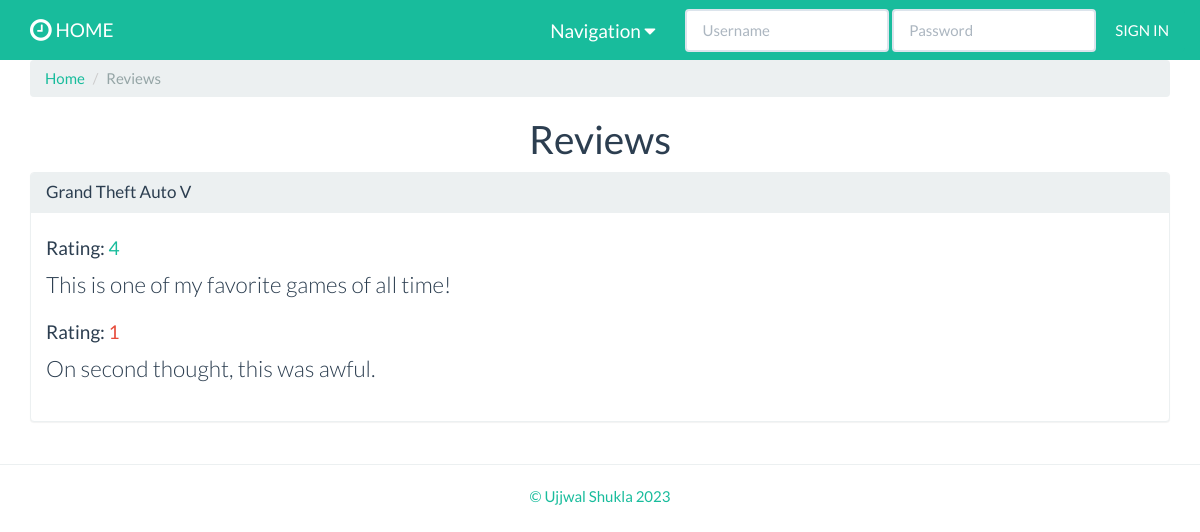
Screenshot of /reviews.php with the database file from the repository.
### tables this page shows
CREATE TABLE `games` (
  `game_id` int(11) UNSIGNED NOT NULL,
  `game_name` varchar(255) NOT NULL DEFAULT '',
  `game_year` int(4) NOT NULL,
  `game_rating` varchar(10) NOT NULL DEFAULT '',
  `game_bio` varchar(255) DEFAULT NULL,
  `game_img` varchar(200) NOT NULL
);

CREATE TABLE `reviews` (
  `review_id` int(11) UNSIGNED NOT NULL,
  `review_game_id` int(11) UNSIGNED NOT NULL,
  `review_user_id` int(11) UNSIGNED NOT NULL,
  `review_rating` int(11) NOT NULL,
  `review_content` varchar(255) NOT NULL DEFAULT ''
);

### reviews.php (the view, shortened to what this page needs)
<?php
require_once ('includes/header.php');
require_once ('includes/database.php');
$query_str = "SELECT * FROM games";
$result = $conn->query($query_str);
?>
	<div class="container wrapper">
		<ul class="breadcrumb">
			<li><a href="index.php">Home</a></li>
			<li class="active">Reviews</li>
		</ul>
		<h1 class="text-center">Reviews</h1>
		<?php
		while ($game_row = $result->fetch_assoc()):
			$game_id = $game_row['game_id'];
			$review_str = "SELECT * FROM reviews WHERE review_game_id='$game_id'";
			$review_result = $conn->query($review_str);
			$review_row = $review_result->fetch_assoc();
			if ($review_row) { ?>
				<div class="row game-list">
					<div class="col-xs-12">
						<div class="panel panel-default">
							<div class="panel-heading">
								<h3 class="panel-title">
									<a href="gamedetails.php?id=<?= $game_row['game_id'] ?>"><?= $game_row['game_name'] ?></a>
								</h3>
							</div>
							<div class="panel-body">
								<?php
								$review_result = $conn->query($review_str);
								while ($review_row = $review_result->fetch_assoc()) :
									?>
									<h4>Rating: <span class="<?php
										if ($review_row['review_rating'] >= 4 ){
											echo 'text-success';
										} elseif ( $review_row['review_rating'] < 2 ) {
											echo 'text-danger';
										}
										?>"> <?=$review_row['review_rating'] ?></span></h4>
									<p class="lead"><?= $review_row['review_content'] ?></p>
								<?php endwhile ?>
							</div>
						</div>
					</div>
				</div>
			<?php }  endwhile ?>
	</div>
<?php
include ('includes/footer.php');
?>

### rows the page displays
games: game_name "Grand Theft Auto V"
reviews: review_rating "4", review_content "This is one of my favorite games of all time!"
reviews: review_rating "1", review_content "On second thought, this was awful."
